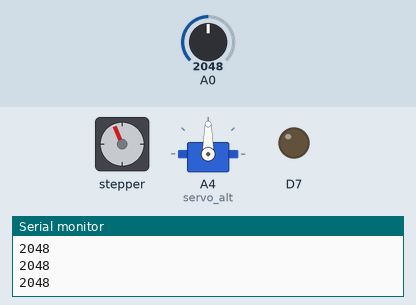
Recording of a sketch running on a simulated Particle Photon. Shown: stepper motor, servo, output pins drawn as LEDs (lit = HIGH), the last lines printed to the serial monitor. Wiring (inferred from the names in the program): stepper motor (2048 steps per turn assumed): coils D1, D2, D3, D4. The test bench sets the inputs (shaded band); at power-on: A0 = 2048. Pins used as bus, display or sensor lines are not drawn.

Above: at 1.5 s.
1.6 s: A0 set to 1064
At 2.86 s:
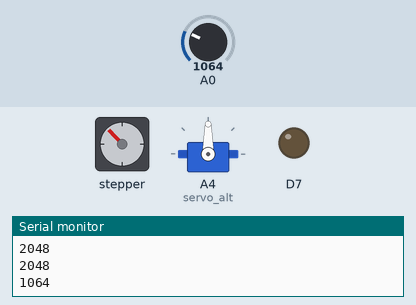
5.1 s: A0 set to 932
At 7.2 s:
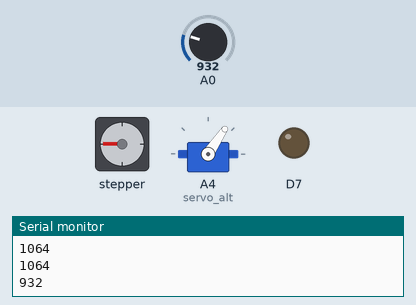
Timing chart, 0 to 8.7 s (numbered marks = the images above; inputs shaded):
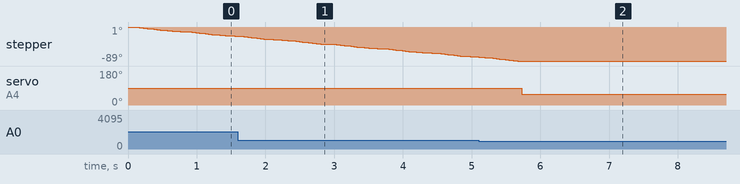

The sketch:

spaceshark.ino
```cpp
// Space Shark microcontroller firmware for Particle Photon
// See project pages at http://github.com/spaceshark
#include "TinyStepper_28BYJ_48.h"

// Define stepper motor pin connections
const int MOTOR_IN1_PIN = 1;
const int MOTOR_IN2_PIN = 2;
const int MOTOR_IN3_PIN = 3;
const int MOTOR_IN4_PIN = 4;


// Constant values defining the value ranges for the alt-az coordinate system:
const float alt_min = -90.0;
const float alt_max = 90.0;
const float az_min = 0.0;
const float az_max = 360.0;

// Create servo motor instances:
Servo servo_alt;
TinyStepper_28BYJ_48 stepper_az;
// These are used to track how long ago each motor had its pointing updated:
float lastUpdate_alt = millis();
float lastUpdate_az = millis();

float stepper_pos = 0;

// The following values are particular to the hardware. Every servo motor is
// a bit different, so the alt and az motors need to be calibrated for their
// maximum and minimum angles. The values below are the ones given to the servo
// 'write' function, which attempts to send control signals matching the angles
// but will be slightly off. These need to be found empirically, e.g. by
// setting the initial pointing to the min and max alt/az angles and then
// nudging these limits either side of their nominal values.
const float limit_alt_lo = 103.0; // Nominally 90.0
const float limit_alt_hi = 9.0;   // Nominally 0.0
const float limit_az_lo = 0;   // Nominally 0.0
const float limit_az_hi = 2048;  // Nominally 360.0

// Set the intial pointing and track rate to use when the Shark is powered on:
float posVal_sky_alt = 0.0; // 0 degrees is horizon, 90 degrees is zenith
float posVal_sky_az = 0.0;  // 0 degrees is north, 90 degrees is east
float trackRate_alt = 0.0;  // in degrees per second
float trackRate_az = 0.0;   // in degrees per second

int optoInt_Val = 0;
bool hasHomed = false;

void setup()
{
    // Define servo output pins and register cloud functions:
    servo_alt.attach(A4);
    stepper_az.connectToPins(MOTOR_IN1_PIN, MOTOR_IN2_PIN, MOTOR_IN3_PIN, MOTOR_IN4_PIN);

    Particle.function("point_alt_az", point_alt_az);
    Particle.function("track_alt", track_alt);
    Particle.function("track_az", track_az);
    Serial.begin(9600);
    pinMode(D7,OUTPUT);
    pinMode(A0,INPUT);

}


void loop()
{
    if (hasHomed == true)
    {
      // This is the main loop, which never stops updating the pointning angles
      // based on the current tracking rate.
      update_pointing();
      set_pos(posVal_sky_alt, posVal_sky_az);
      delay(50);
    }
    else
    {
      optoInt_Val = analogRead(A0);
      Serial.println(optoInt_Val);
      if (optoInt_Val <= 1000)
      {
        hasHomed = true;
      }
      else
      {
        signed int x;
        x = -64;
        stepper_az.setSpeedInStepsPerSecond(2048);
        stepper_az.setAccelerationInStepsPerSecondPerSecond(256);
        stepper_az.moveRelativeInSteps(x);

      }
      //delay(5);
    }
}

void update_pointing()
{
    // Change the current pointing angles based on the current tracking rates
    if (trackRate_alt > 0)
    {
        float now = millis();
        float elapsedTime_alt = now - lastUpdate_alt;
        posVal_sky_alt = posVal_sky_alt + (trackRate_alt*(elapsedTime_alt/1000.0));
        if (posVal_sky_alt > alt_max)
        {
            posVal_sky_alt = alt_max;
        }
        lastUpdate_alt = now;
    }
    else
    {
        posVal_sky_alt = posVal_sky_alt + 0;
    }

    if (trackRate_az > 0)
    {
        float now = millis();
        float elapsedTime_az = now - lastUpdate_az;
        posVal_sky_az = posVal_sky_az + (trackRate_az*(elapsedTime_az/1000.0));
        if (posVal_sky_az > az_max)
        {
            posVal_sky_az = az_max;
        }
        lastUpdate_az = now;
    }
    else
    {
        posVal_sky_az = posVal_sky_az + 0;
    }
}


int set_pos(float alt, float az)
{
    // Take current pointing angles, convert them, and move motors:
    float posVal_servo_alt = convert_alt(posVal_sky_alt);
    float posVal_servo_az = convert_az(posVal_sky_az);
    servo_alt.write(posVal_servo_alt);

    stepper_az.setSpeedInStepsPerSecond(156);
    stepper_az.setAccelerationInStepsPerSecondPerSecond(512);
    //float posVal_servo_az_Steps = posVal_servo_az*2048/360;
    float diff_move = stepper_pos- posVal_servo_az;
    stepper_az.moveRelativeInSteps(diff_move);
    stepper_pos = posVal_servo_az;
    return 0;
}


// The following functions convert 'sky' coordinates to 'servo' coordinates,
// which account for the motor calibration offsets
float convert_alt(float alt)
{
    return sky_to_servo(alt, alt_min, alt_max, limit_alt_lo, limit_alt_hi);
}

float convert_az(float az)
{
    return sky_to_servo(az, az_min, az_max, limit_az_lo, limit_az_hi);
}

float sky_to_servo(
    float sky,
    float sky_min,
    float sky_max,
    float servo_limit_lo,
    float servo_limit_hi)
{
    if (sky < sky_min)
        return sky_min;
    if (sky > sky_max)
        return sky_max;
    float scale = (sky-sky_min) / (sky_max-sky_min);

    return scale * (servo_limit_hi - servo_limit_lo) + servo_limit_lo;
}

// The following fuctions are exposed to the outside world (the cloud):
int point_alt_az(String posString)
{
    int sepIndex = posString.indexOf(',');
    String posString_alt = posString.substring(0,sepIndex);
    String posString_az = posString.substring(sepIndex+1);
    posVal_sky_alt = posString_alt.toFloat();
    posVal_sky_az = posString_az.toFloat();
    float now = millis();
    lastUpdate_alt = now;
    return 0;
}

int track_alt(String rate)
{
    trackRate_alt = rate.toFloat();
    return 0;
}

int track_az(String rate)
{
    trackRate_az = rate.toFloat();
    return 0;
}
```

TinyStepper_28BYJ_48.h
```cpp
// (licence header left out)
#ifndef TinyStepper_28BYJ_48_h
#define TinyStepper_28BYJ_48_h

#include "Particle.h"
#include <stdlib.h>


//
// the TinyStepper_28BYJ_48 class
//
class TinyStepper_28BYJ_48
{
  public:
    //
    // public functions
    //
    TinyStepper_28BYJ_48();
    void connectToPins(byte in1PinNumber, byte in2PinNumber, byte in3PinNumber, byte in4PinNumber);
    void setCurrentPositionInSteps(long currentPositionInSteps);
    long getCurrentPositionInSteps();
    void setupStop();
    void setSpeedInStepsPerSecond(float speedInStepsPerSecond);
    void setAccelerationInStepsPerSecondPerSecond(float accelerationInStepsPerSecondPerSecond);
    void moveRelativeInSteps(long distanceToMoveInSteps);
    void setupRelativeMoveInSteps(long distanceToMoveInSteps);
    void moveToPositionInSteps(long absolutePositionToMoveToInSteps);
    void setupMoveInSteps(long absolutePositionToMoveToInSteps);
    bool motionComplete();
    float getCurrentVelocityInStepsPerSecond();
    bool processMovement(void);
    void disableMotor();


  private:
    //
    // private functions
    //
    void setNextFullStep(int direction);


    //
    // private member variables
    //
    byte in1Pin = 0;
    byte in2Pin = 0;
    byte in3Pin = 0;
    byte in4Pin = 0;
    float desiredSpeed_InStepsPerSecond;
    float acceleration_InStepsPerSecondPerSecond;
    long targetPosition_InSteps;
    bool startNewMove;
    float desiredStepPeriod_InUS;
    long decelerationDistance_InSteps;
    int direction_Scaler;
    float ramp_InitialStepPeriod_InUS;
    float ramp_NextStepPeriod_InUS;
    unsigned long ramp_LastStepTime_InUS;
    float acceleration_InStepsPerUSPerUS;
    float currentStepPeriod_InUS;
    long currentPosition_InSteps;
    int stepPhase;
};

// ------------------------------------ End ---------------------------------
#endif
```

Source omitted: TinyStepper_28BYJ_48.cpp (15350 bytes)

Measured:
- the behaviour switches between 1001 and 1000 on A0 (found by bisection; images 1 and 2)
- after the input at 5.1 s, stepper: goes on until 5.7 s, then stays -89°; servo on A4 (servo_alt): 90° → 56° after 0.63 s
